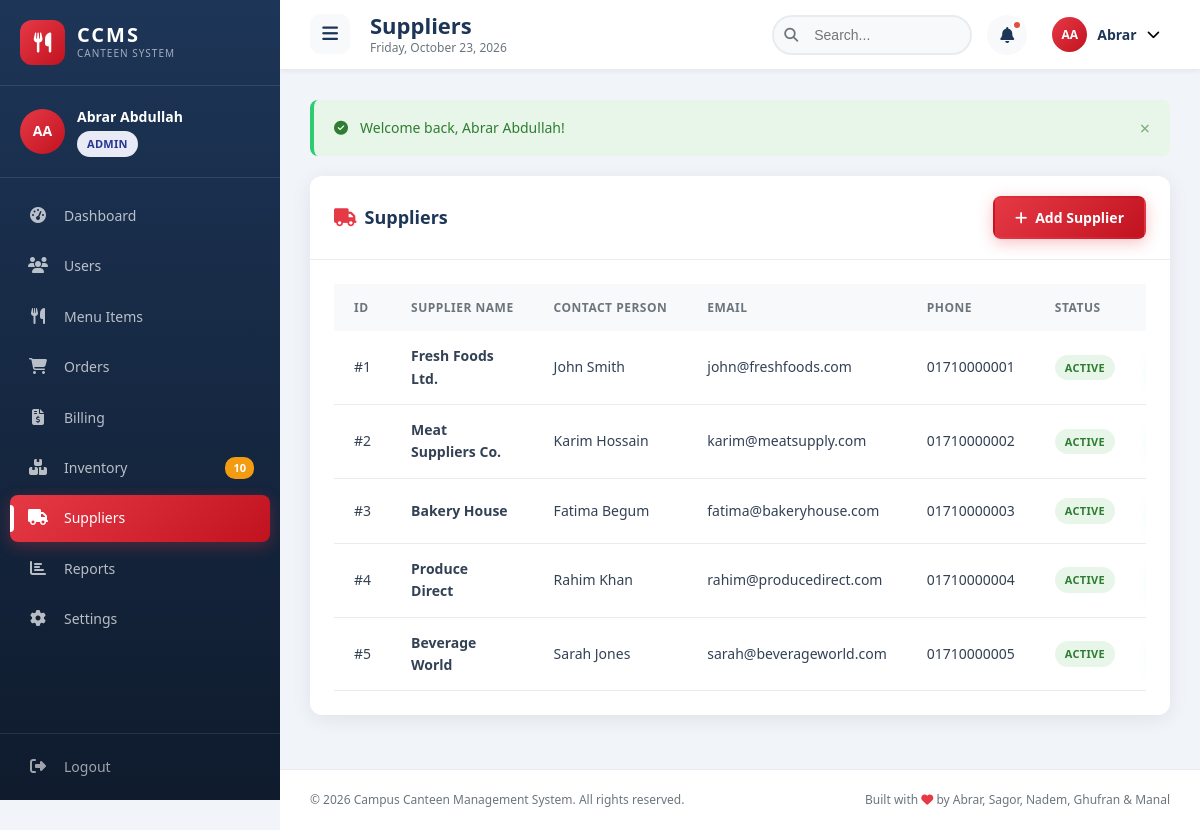
Page /suppliers.php (signed in) on the committed database.
### tables this page shows
CREATE TABLE IF NOT EXISTS users (
    user_id INT AUTO_INCREMENT PRIMARY KEY,
    full_name VARCHAR(100) NOT NULL,
    email VARCHAR(100) NOT NULL UNIQUE,
    password VARCHAR(255) NOT NULL,
    phone VARCHAR(20),
    role ENUM('admin','staff','cashier','student') DEFAULT 'student',
    status ENUM('active','inactive') DEFAULT 'active',
    avatar VARCHAR(255) DEFAULT NULL,
    created_at TIMESTAMP DEFAULT CURRENT_TIMESTAMP,
    updated_at TIMESTAMP DEFAULT CURRENT_TIMESTAMP ON UPDATE CURRENT_TIMESTAMP
);

CREATE TABLE IF NOT EXISTS suppliers (
    supplier_id INT AUTO_INCREMENT PRIMARY KEY,
    supplier_name VARCHAR(100) NOT NULL,
    contact_person VARCHAR(100),
    email VARCHAR(100),
    phone VARCHAR(20),
    address TEXT,
    status ENUM('active','inactive') DEFAULT 'active',
    created_at TIMESTAMP DEFAULT CURRENT_TIMESTAMP
);

### db.php (called while the page is built, shortened)
<?php
$conn = new mysqli(DB_HOST, DB_USER, DB_PASS, DB_NAME);
$conn->set_charset("utf8mb4");
function executeQuery($sql, $params = [], $types = "") {
    global $conn;
    $stmt = $conn->prepare($sql);
    if (!empty($params)) {
        $stmt->bind_param($types, ...$params);
    }
    $stmt->execute();
    return $stmt;
}
function fetchAll($sql, $params = [], $types = "") {
    $stmt = executeQuery($sql, $params, $types);
    $result = $stmt->get_result();
    $data = $result->fetch_all(MYSQLI_ASSOC);
    return $data;
}
function fetchOne($sql, $params = [], $types = "") {
    $stmt = executeQuery($sql, $params, $types);
    $result = $stmt->get_result();
    $data = $result->fetch_assoc();
    return $data;
}
function getCount($sql, $params = [], $types = "") {
    $stmt = executeQuery($sql, $params, $types);
    $result = $stmt->get_result();
    $row = $result->fetch_row();
    return $row[0] ?? 0;
}
?>

### auth.php (called while the page is built, shortened)
<?php
require_once 'functions.php';
if (isset($_SESSION['user_id'])) {
    $currentUser = fetchOne("SELECT * FROM users WHERE user_id = ?", [$_SESSION['user_id']], "i");
}
function getUserInitials($name) {
    $parts = explode(' ', $name);
    $initials = '';
    foreach ($parts as $part) {
        if (!empty($part)) {
            $initials .= strtoupper($part[0]);
        }
    }
    return substr($initials, 0, 2);
}
function getSidebarMenu() {
    $role = $_SESSION['user_role'] ?? 'student';
    $menu = [];
    $menu[] = [
        'icon' => 'tachometer-alt',
        'label' => 'Dashboard',
        'url' => '/CanteenManagement/pages/dashboard.php',
        'active' => basename($_SERVER['PHP_SELF']) === 'dashboard.php'
    ];
    if ($role === 'admin') {
        $menu[] = [
            'icon' => 'users',
            'label' => 'Users',
            'url' => '/CanteenManagement/pages/users.php',
            'active' => basename($_SERVER['PHP_SELF']) === 'users.php'
        ];
    }
    if (in_array($role, ['admin', 'staff'])) {
        $menu[] = [
            'icon' => 'utensils',
            'label' => 'Menu Items',
            'url' => '/CanteenManagement/pages/menu.php',
            'active' => basename($_SERVER['PHP_SELF']) === 'menu.php'
        ];
    }
    $menu[] = [
        'icon' => 'shopping-cart',
        'label' => 'Orders',
        'url' => '/CanteenManagement/pages/orders.php',
        'active' => basename($_SERVER['PHP_SELF']) === 'orders.php'
    ];
    if (in_array($role, ['admin', 'cashier'])) {
        $menu[] = [
            'icon' => 'file-invoice-dollar',
            'label' => 'Billing',
            'url' => '/CanteenManagement/pages/billing.php',
            'active' => basename($_SERVER['PHP_SELF']) === 'billing.php'
        ];
    }
    if (in_array($role, ['admin', 'staff'])) {
        $menu[] = [
            'icon' => 'boxes',
            'label' => 'Inventory',
            'url' => '/CanteenManagement/pages/inventory.php',
            'active' => basename($_SERVER['PHP_SELF']) === 'inventory.php'
        ];
    }
    if ($role === 'admin') {
        $menu[] = [
            'icon' => 'truck',
            'label' => 'Suppliers',
            'url' => '/CanteenManagement/pages/suppliers.php',
            'active' => basename($_SERVER['PHP_SELF']) === 'suppliers.php'
        ];
    }
    if ($role === 'admin') {
        $menu[] = [
            'icon' => 'chart-bar',
            'label' => 'Reports',
            'url' => '/CanteenManagement/pages/reports.php',
            'active' => basename($_SERVER['PHP_SELF']) === 'reports.php'
        ];
    }
    $menu[] = [
        'icon' => 'cog',
        'label' => 'Settings',
        'url' => '/CanteenManagement/pages/settings.php',
        'active' => basename($_SERVER['PHP_SELF']) === 'settings.php'
    ];
    return $menu;
}
?>

### suppliers.php (the view, shortened to what this page needs)
<?php
require_once '../includes/auth.php';
require_once '../includes/functions.php';
$pageTitle = 'Suppliers';
$suppliers = getAllSuppliers();
require_once '../includes/header.php';
?>
<div class="card">
    <div class="card-header">
        <h3 class="card-title"><i class="fas fa-truck" style="color: var(--primary); margin-right: 8px;"></i>Suppliers</h3>
        <div class="card-actions">
            <button class="btn btn-primary" onclick="openModal('addSupplierModal')">
                <i class="fas fa-plus"></i> Add Supplier
            </button>
        </div>
    </div>
    <div class="card-body">
        <div class="table-responsive">
            <table class="data-table" id="suppliersTable">
                <thead>
                    <tr>
                        <th>ID</th>
                        <th>Supplier Name</th>
                        <th>Contact Person</th>
                        <th>Email</th>
                        <th>Phone</th>
                        <th>Status</th>
                        <th>Actions</th>
                    </tr>
                </thead>
                <tbody>
                    <?php foreach ($suppliers as $supplier): ?>
                    <tr>
                        <td>#<?php echo $supplier['supplier_id']; ?></td>
                        <td><strong><?php echo htmlspecialchars($supplier['supplier_name']); ?></strong></td>
                        <td><?php echo htmlspecialchars($supplier['contact_person'] ?? '-'); ?></td>
                        <td><?php echo htmlspecialchars($supplier['email'] ?? '-'); ?></td>
                        <td><?php echo htmlspecialchars($supplier['phone'] ?? '-'); ?></td>
                        <td><span class="badge <?php echo getStatusBadge($supplier['status']); ?>"><?php echo ucfirst($supplier['status']); ?></span></td>
                        <td>
                        </td>
                    </tr>
                    <?php endforeach; ?>
                </tbody>
            </table>
        </div>
    </div>
</div>
<?php require_once '../includes/footer.php'; ?>

### header.php (shortened to what this page needs)
<?php
$menuItems = getSidebarMenu();
$unreadAlerts = 0;
if (isAdmin()) {
    $unreadAlerts = getCount("SELECT COUNT(*) FROM inventory WHERE status IN ('low_stock', 'out_of_stock')");
}
?>
<!DOCTYPE html>
<html lang="en">
<head>
    <link rel="stylesheet" href="https://cdnjs.cloudflare.com/ajax/libs/font-awesome/6.4.2/css/all.min.css">
    <link rel="stylesheet" href="/CanteenManagement/assets/css/style.css">
</head>
<body>
    <aside class="sidebar" id="sidebar">
        <div class="sidebar-header">
            <div class="logo">
                <div class="logo-icon">
                    <i class="fas fa-utensils"></i>
                </div>
                <div class="logo-text">
                    <span class="logo-title">CCMS</span>
                    <span class="logo-subtitle">Canteen System</span>
                </div>
            </div>
        </div>
        <div class="sidebar-user">
            <div class="user-avatar">
                <?php echo getUserInitials($currentUser['full_name'] ?? 'User'); ?>
            </div>
            <div class="user-info">
                <div class="user-name"><?php echo htmlspecialchars($currentUser['full_name'] ?? 'User'); ?></div>
                <div class="user-role">
                    <span class="badge <?php echo getStatusBadge($currentUser['role'] ?? 'student'); ?>">
                        <?php echo ucfirst($currentUser['role'] ?? 'User'); ?>
                    </span>
                </div>
            </div>
        </div>
        <nav class="sidebar-nav">
            <?php foreach ($menuItems as $item): ?>
            <a href="<?php echo $item['url']; ?>" class="nav-item <?php echo $item['active'] ? 'active' : ''; ?>">
                <div class="nav-icon">
                    <i class="fas fa-<?php echo $item['icon']; ?>"></i>
                </div>
                <span class="nav-label"><?php echo $item['label']; ?></span>
                <?php if ($item['label'] === 'Inventory' && $unreadAlerts > 0): ?>
                <span class="nav-badge"><?php echo $unreadAlerts; ?></span>
                <?php endif; ?>
            </a>
            <?php endforeach; ?>
        </nav>
        <div class="sidebar-footer">
            <a href="/CanteenManagement/logout.php" class="nav-item logout-item">
                <div class="nav-icon">
                    <i class="fas fa-sign-out-alt"></i>
                </div>
                <span class="nav-label">Logout</span>
            </a>
        </div>
    </aside>
    <div class="main-wrapper">
        <header class="topbar">
            <div class="topbar-left">
                <button class="menu-toggle" onclick="toggleSidebar()">
                    <i class="fas fa-bars"></i>
                </button>
                <div class="page-title-wrapper">
                    <h1 class="page-title"><?php echo $pageTitle; ?></h1>
                    <span class="page-date"><?php echo date('l, F d, Y'); ?></span>
                </div>
            </div>
            <div class="topbar-right">
                <div class="search-box" id="searchBox">
                    <input type="text" placeholder="Search..." class="search-input" id="globalSearch">
                    <button class="search-btn">
                        <i class="fas fa-search"></i>
                    </button>
                </div>
                <div class="notification-wrapper">
                    <button class="icon-btn" onclick="toggleNotifications()">
                        <i class="fas fa-bell"></i>
                        <?php if ($unreadAlerts > 0): ?>
                        <span class="notification-dot"></span>
                        <?php endif; ?>
                    </button>
                </div>
                <div class="profile-wrapper">
                    <button class="profile-btn" onclick="toggleProfile()">
                        <div class="profile-avatar">
                            <?php echo getUserInitials($currentUser['full_name'] ?? 'User'); ?>
                        </div>
                        <span class="profile-name"><?php echo htmlspecialchars(explode(' ', $currentUser['full_name'] ?? 'User')[0]); ?></span>
                        <i class="fas fa-chevron-down"></i>
                    </button>
                </div>
            </div>
        </header>
        <main class="main-content">
            <div class="flash-container">
            </div>

### rows in the picture
users: full_name "AA", full_name "Abrar Abdullah", role "ADMIN", full_name "Abrar"
suppliers: supplier_id "1", supplier_name "Fresh Foods Ltd.", contact_person "John Smith", email "john@freshfoods.com", phone "01710000001", status "ACTIVE"
suppliers: supplier_id "2", supplier_name "Meat Suppliers Co.", contact_person "Karim Hossain", email "karim@meatsupply.com", phone "01710000002", status "ACTIVE"
suppliers: supplier_id "3", supplier_name "Bakery House", contact_person "Fatima Begum", email "fatima@bakeryhouse.com", phone "01710000003", status "ACTIVE"
suppliers: supplier_id "4", supplier_name "Produce Direct", contact_person "Rahim Khan", email "rahim@producedirect.com", phone "01710000004", status "ACTIVE"
suppliers: supplier_id "5", supplier_name "Beverage World", contact_person "Sarah Jones", email "sarah@beverageworld.com", phone "01710000005", status "ACTIVE"

### other values in the picture
$item['label'] "Dashboard"
$item['label'] "Users"
$item['label'] "Menu Items"
$item['label'] "Orders"
$item['label'] "Billing"
$item['label'] "Inventory"
$unreadAlerts "10"
$item['label'] "Suppliers"
$item['label'] "Reports"
$item['label'] "Settings"
$pageTitle "Suppliers"
$flash['message'] "Welcome back, Abrar Abdullah!"
